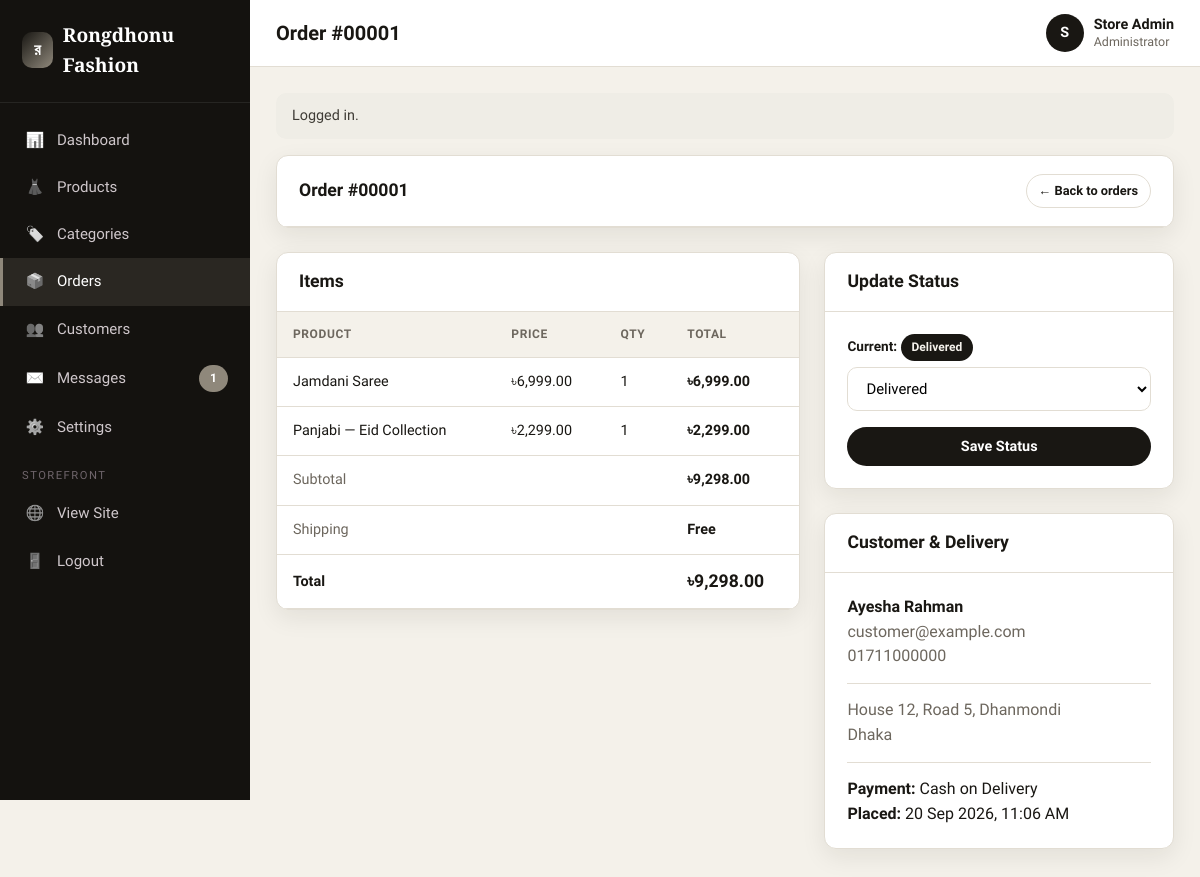
The app's page /admin/order-view.php?id=1 (signed in) with its own data.
### tables this page shows
CREATE TABLE orders (
  id INT AUTO_INCREMENT PRIMARY KEY,
  customer_id INT DEFAULT NULL,
  name VARCHAR(120) NOT NULL,
  email VARCHAR(160) NOT NULL,
  phone VARCHAR(30) NOT NULL,
  address VARCHAR(255) NOT NULL,
  city VARCHAR(80) NOT NULL,
  payment_method VARCHAR(40) NOT NULL DEFAULT 'cash_on_delivery',
  subtotal DECIMAL(10,2) NOT NULL DEFAULT 0,
  shipping DECIMAL(10,2) NOT NULL DEFAULT 0,
  total DECIMAL(10,2) NOT NULL DEFAULT 0,
  status ENUM('pending','processing','shipped','delivered','cancelled') NOT NULL DEFAULT 'pending',
  note TEXT,
  created_at TIMESTAMP DEFAULT CURRENT_TIMESTAMP,
  CONSTRAINT fk_orders_customer FOREIGN KEY (customer_id)
    REFERENCES customers (id) ON DELETE SET NULL
);

CREATE TABLE order_items (
  id INT AUTO_INCREMENT PRIMARY KEY,
  order_id INT NOT NULL,
  product_id INT DEFAULT NULL,
  product_name VARCHAR(180) NOT NULL,
  price DECIMAL(10,2) NOT NULL,
  quantity INT NOT NULL,
  CONSTRAINT fk_items_order FOREIGN KEY (order_id)
    REFERENCES orders (id) ON DELETE CASCADE,
  CONSTRAINT fk_items_product FOREIGN KEY (product_id)
    REFERENCES products (id) ON DELETE SET NULL
);

### config/db.php (called while the page is built, shortened)
<?php
function db(): PDO
{
    static $pdo = null;
    if ($pdo instanceof PDO) {
        return $pdo;
    }
    $dsn = sprintf('mysql:host=%s;dbname=%s;charset=%s', DB_HOST, DB_NAME, DB_CHARSET);
    $options = [
        PDO::ATTR_ERRMODE            => PDO::ERRMODE_EXCEPTION,
        PDO::ATTR_DEFAULT_FETCH_MODE => PDO::FETCH_ASSOC,
        PDO::ATTR_EMULATE_PREPARES   => false,
    ];
    try {
        $pdo = new PDO($dsn, DB_USER, DB_PASS, $options);
    } catch (PDOException $e) {
        http_response_code(500);
        exit('Database connection failed: ' . htmlspecialchars($e->getMessage())
            . ' — Make sure MySQL is running and you imported database/schema.sql.');
    }
    return $pdo;
}

### admin/order-view.php (the view, shortened to what this page needs)
<?php
$activeKey = 'orders';
require_once __DIR__ . '/../config/db.php';
require_admin();
$id = (int)($_GET['id'] ?? 0);
$stmt = db()->prepare('SELECT * FROM orders WHERE id=? LIMIT 1');
$stmt->execute([$id]);
$order = $stmt->fetch();
$items = db()->prepare('SELECT * FROM order_items WHERE order_id=?');
$items->execute([$id]); $items = $items->fetchAll();
$adminTitle = 'Order #'.str_pad((string)$order['id'],5,'0',STR_PAD_LEFT);
require_once __DIR__ . '/includes/header.php';
$pmLabels = ['cash_on_delivery'=>'Cash on Delivery','bkash'=>'bKash','nagad'=>'Nagad','card'=>'Card'];
?>
<div class="panel">
  <div class="panel-head"><h2>Order #<?= str_pad((string)$order['id'],5,'0',STR_PAD_LEFT) ?></h2><a class="btn btn-ghost btn-sm" href="<?= BASE_URL ?>/admin/orders.php">← Back to orders</a></div>
</div>
<div class="dash-grid">
  <div>
    <div class="panel">
      <div class="panel-head"><h2>Items</h2></div>
      <div style="overflow-x:auto">
      <table class="data">
        <thead><tr><th>Product</th><th>Price</th><th>Qty</th><th>Total</th></tr></thead>
        <tbody>
        <?php foreach ($items as $it): ?>
          <tr>
            <td data-label="Product"><?= e($it['product_name']) ?></td>
            <td data-label="Price"><?= price($it['price']) ?></td>
            <td data-label="Qty"><?= (int)$it['quantity'] ?></td>
            <td data-label="Total"><strong><?= price((float)$it['price']*$it['quantity']) ?></strong></td>
          </tr>
        <?php endforeach; ?>
        </tbody>
        <tfoot>
          <tr><td colspan="3" class="text-right muted">Subtotal</td><td><strong><?= price($order['subtotal']) ?></strong></td></tr>
          <tr><td colspan="3" class="text-right muted">Shipping</td><td><strong><?= (float)$order['shipping']==0?'Free':price($order['shipping']) ?></strong></td></tr>
          <tr><td colspan="3" class="text-right"><strong>Total</strong></td><td><strong style="color:var(--crimson);font-size:1.1rem"><?= price($order['total']) ?></strong></td></tr>
        </tfoot>
      </table>
      </div>
    </div>
  </div>
  <div>
    <div class="panel">
      <div class="panel-head"><h2>Update Status</h2></div>
      <div class="panel-body">
        <form method="post">
          <div class="field"><label>Current: <span class="pill pill-<?= e($order['status']) ?>"><?= e($order['status']) ?></span></label>
            <select name="status">
              <?php foreach (['pending','processing','shipped','delivered','cancelled'] as $s): ?>
                <option value="<?= $s ?>" <?= $order['status']===$s?'selected':'' ?>><?= ucfirst($s) ?></option>
              <?php endforeach; ?>
            </select>
          </div>
          <button class="btn btn-primary btn-block" type="submit">Save Status</button>
        </form>
      </div>
    </div>
    <div class="panel">
      <div class="panel-head"><h2>Customer & Delivery</h2></div>
      <div class="panel-body">
        <p><strong><?= e($order['name']) ?></strong></p>
        <p class="muted"><?= e($order['email']) ?></p>
        <p class="muted"><?= e($order['phone']) ?></p>
        <hr style="border:0;border-top:1px solid var(--line);margin:14px 0">
        <p class="muted"><?= e($order['address']) ?><br><?= e($order['city']) ?></p>
        <hr style="border:0;border-top:1px solid var(--line);margin:14px 0">
        <p><strong>Payment:</strong> <?= e($pmLabels[$order['payment_method']] ?? $order['payment_method']) ?></p>
        <p><strong>Placed:</strong> <?= e(date('d M Y, h:i A', strtotime($order['created_at']))) ?></p>
      </div>
    </div>
  </div>
</div>
<?php require_once __DIR__ . '/includes/footer.php'; ?>

### admin/includes/header.php (shortened to what this page needs)
<?php
require_once __DIR__ . '/../../config/db.php';
$admin = current_admin();
$activeKey = $activeKey ?? '';
$adminTitle = $adminTitle ?? 'Dashboard';
$navItems = [
    ['key'=>'dashboard','label'=>'Dashboard','icon'=>'📊','url'=>'index.php'],
    ['key'=>'products','label'=>'Products','icon'=>'👗','url'=>'products.php'],
    ['key'=>'categories','label'=>'Categories','icon'=>'🏷️','url'=>'categories.php'],
    ['key'=>'orders','label'=>'Orders','icon'=>'📦','url'=>'orders.php'],
    ['key'=>'customers','label'=>'Customers','icon'=>'👥','url'=>'customers.php'],
    ['key'=>'messages','label'=>'Messages','icon'=>'✉️','url'=>'messages.php'],
    ['key'=>'settings','label'=>'Settings','icon'=>'⚙️','url'=>'settings.php'],
];
$unread = (int)db()->query('SELECT COUNT(*) FROM contact_messages WHERE is_read=0')->fetchColumn();
?>
<!DOCTYPE html>
<html lang="en">
<head>
<link rel="stylesheet" href="<?= BASE_URL ?>/assets/css/admin.css">
</head>
<body>
<div class="admin-layout">
  <aside class="sidebar" id="sidebar">
    <div class="brand"><span class="logo">র</span> <?= e(SITE_NAME) ?></div>
    <nav class="side-nav">
      <?php foreach ($navItems as $n): ?>
        <a href="<?= BASE_URL ?>/admin/<?= $n['url'] ?>" class="<?= $activeKey===$n['key']?'active':'' ?>">
          <span class="ico"><?= $n['icon'] ?></span> <?= $n['label'] ?>
          <?php if ($n['key']==='messages' && $unread>0): ?><span class="pill pill-cancelled" style="margin-left:auto"><?= $unread ?></span><?php endif; ?>
        </a>
      <?php endforeach; ?>
      <div class="side-label">Storefront</div>
      <a href="<?= BASE_URL ?>/index.php" target="_blank"><span class="ico">🌐</span> View Site</a>
      <a href="<?= BASE_URL ?>/admin/logout.php"><span class="ico">🚪</span> Logout</a>
    </nav>
  </aside>
  <div class="main">
    <div class="topnav">
      <div style="display:flex;align-items:center;gap:14px">
        <h1><?= e($adminTitle) ?></h1>
      </div>
      <div class="user">
        <div class="avatar"><?= e(strtoupper(substr($admin['name'],0,1))) ?></div>
        <div style="line-height:1.2"><strong><?= e($admin['name']) ?></strong><br><span class="muted" style="font-size:.78rem">Administrator</span></div>
      </div>
    </div>
    <div class="content">
    <?php $flash = flash_render(); if ($flash) echo $flash; ?>

### assets/css/admin.css (style rules this page uses)
:root { --crimson:#191713;--crimson-dark:#000000;--gold:#8f887b;--ink:#191713; --muted:#6d675e;--line:#e2ddd3;--soft:#f4f1ea;--sidebar:#14120f;--radius:12px; --shadow:0 8px 24px rgba(25,23,19,.08); }
* { box-sizing:border-box;margin:0;padding:0 }
body { font-family:'Hind Siliguri','Segoe UI',system-ui,Arial,sans-serif;background:var(--soft);color:var(--ink);line-height:1.55 }
a { text-decoration:none;color:inherit }
h1,h2,h3,h4 { line-height:1.25 }
.btn { display:inline-flex;align-items:center;gap:7px;padding:10px 18px;border-radius:999px;border:1px solid transparent;font-weight:600;font-size:.9rem;cursor:pointer;font-family:inherit;transition:.15s }
.btn-primary { background:var(--crimson);color:#fff }
.btn-ghost { background:#fff;border-color:var(--line);color:var(--ink) }
.btn-sm { padding:6px 12px;font-size:.8rem }
.btn-block { width:100%;justify-content:center }
.admin-layout { display:grid;grid-template-columns:250px 1fr;min-height:100vh }
.sidebar { background:var(--sidebar);color:#cfc7cb;padding:20px 0;position:sticky;top:0;height:100vh;overflow-y:auto }
.sidebar .brand { display:flex;align-items:center;gap:10px;padding:0 22px 22px;color:#fff;font-family:'Playfair Display',Georgia,serif;font-size:1.2rem;font-weight:700;border-bottom:1px solid rgba(255,255,255,.08);margin-bottom:14px }
.sidebar .brand .logo { width:36px;height:36px;border-radius:10px;background:linear-gradient(135deg,var(--crimson),var(--gold));display:grid;place-items:center;font-family:'Segoe UI',sans-serif;font-size:1rem }
.side-nav a { display:flex;align-items:center;gap:12px;padding:12px 22px;font-size:.94rem;font-weight:500;border-left:3px solid transparent;transition:.15s }
.side-nav a.active { background:rgba(143,136,123,.18);color:#fff;border-left-color:var(--gold) }
.side-nav .ico { width:20px;text-align:center;filter:grayscale(1) }
.side-label { padding:16px 22px 6px;font-size:.7rem;text-transform:uppercase;letter-spacing:1.5px;color:#6f656b }
.main { display:flex;flex-direction:column;min-width:0 }
.topnav { background:#fff;border-bottom:1px solid var(--line);padding:14px 26px;display:flex;align-items:center;justify-content:space-between;gap:16px;position:sticky;top:0;z-index:20 }
.topnav h1 { font-size:1.25rem;font-family:'Hind Siliguri',sans-serif }
.topnav .user { display:flex;align-items:center;gap:10px;font-size:.9rem }
.avatar { width:38px;height:38px;border-radius:50%;background:var(--crimson);color:#fff;display:grid;place-items:center;font-weight:700 }
.content { padding:26px }
.panel { background:#fff;border:1px solid var(--line);border-radius:var(--radius);box-shadow:var(--shadow);overflow:hidden;margin-bottom:24px }
.panel-head { padding:18px 22px;border-bottom:1px solid var(--line);display:flex;align-items:center;justify-content:space-between;gap:14px;flex-wrap:wrap }
.panel-head h2 { font-size:1.1rem;font-family:'Hind Siliguri',sans-serif }
.panel-body { padding:22px }
table.data { width:100%;border-collapse:collapse }
table.data th,table.data td { padding:13px 16px;text-align:left;border-bottom:1px solid var(--line);font-size:.9rem;vertical-align:middle }
table.data th { font-size:.75rem;text-transform:uppercase;letter-spacing:.6px;color:var(--muted);background:var(--soft) }
.field { margin-bottom:16px }
.field label { display:block;font-weight:600;font-size:.85rem;margin-bottom:6px }
.field input,.field select,.field textarea { width:100%;padding:11px 14px;border:1px solid var(--line);border-radius:10px;font-family:inherit;font-size:.93rem;background:#fff;outline:none;transition:.15s }
.pill { display:inline-block;padding:4px 11px;border-radius:999px;font-size:.75rem;font-weight:700;text-transform:capitalize }
.pill-delivered { background:#191713;color:#f5f2ec }
.pill-cancelled { background:#8f887b;color:#fff }
.dash-grid { display:grid;grid-template-columns:1.5fr 1fr;gap:24px }
.muted { color:var(--muted) }
.text-right { text-align:right }
html,body { overflow-x:hidden }

### records on screen
orders: id "00001", subtotal "৳9,298.00", total "৳9,298.00", status "Delivered", name "Ayesha Rahman", email "customer@example.com", phone "01711000000", address "House 12, Road 5, Dhanmondi", city "Dhaka", payment_method "Cash on Delivery", created_at "20 Sep 2026, 11:06 AM"
order_items: product_name "Jamdani Saree", price "৳6,999.00", quantity "1", price((float)$it['price']*$it['quantity']) "৳6,999.00"
order_items: product_name "Panjabi — Eid Collection", price "৳2,299.00", quantity "1", price((float)$it['price']*$it['quantity']) "৳2,299.00"

### other values on screen
SITE_NAME "Rongdhonu Fashion"
$n['icon'] "📊"
$n['label'] "Dashboard"
$n['icon'] "👗"
$n['label'] "Products"
$n['icon'] "🏷️"
$n['label'] "Categories"
$n['icon'] "📦"
$n['label'] "Orders"
$n['icon'] "👥"
$n['label'] "Customers"
$n['icon'] "✉️"
$n['label'] "Messages"
$unread "1"
$n['icon'] "⚙️"
